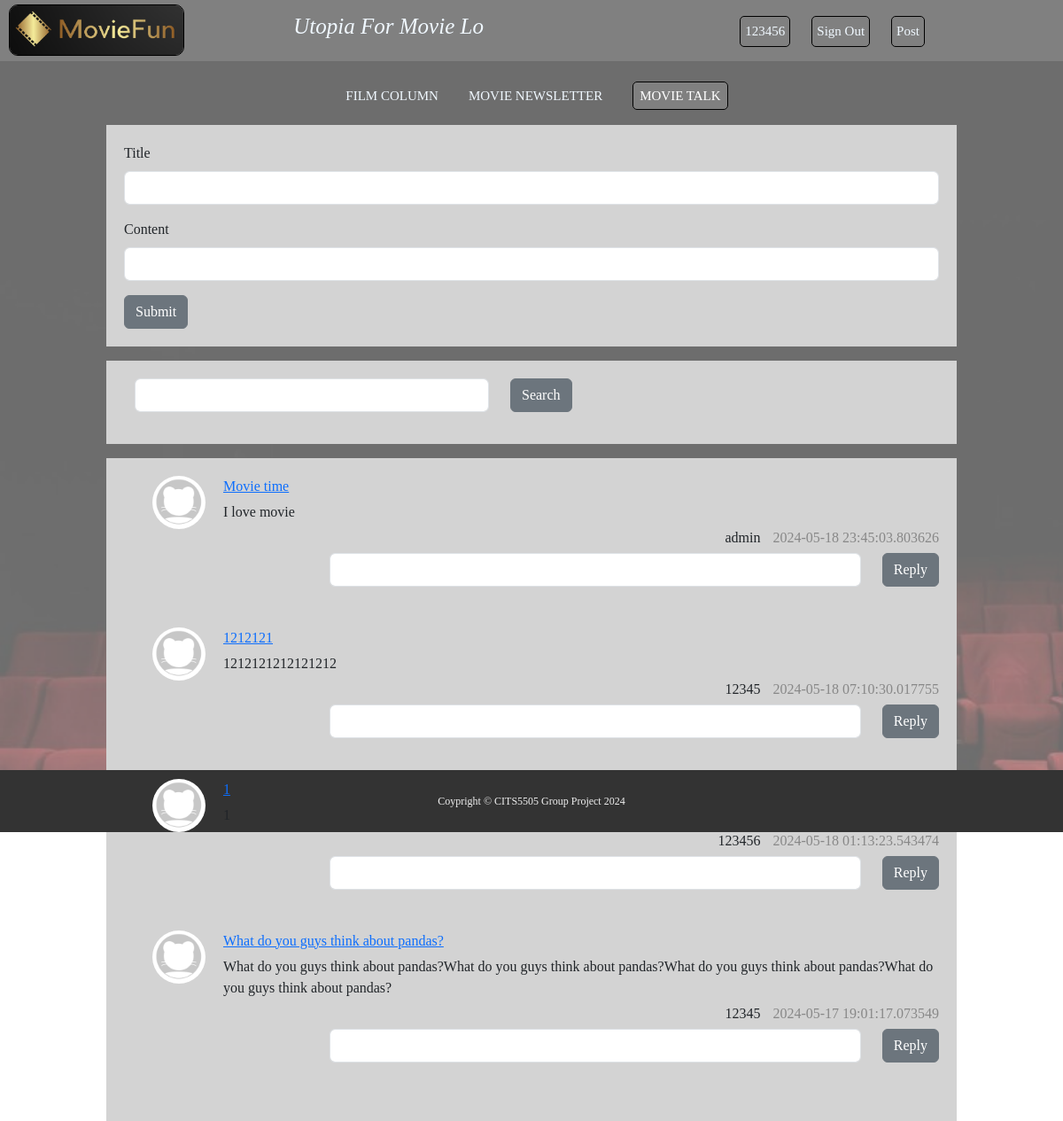
Screenshot of /qa/mt (signed in) with the database file from the repository.
### models.py (models this page shows)
class UserModel(db.Model):
    __tablename__ = "user"
    id = db.Column(db.Integer, primary_key=True, autoincrement=True)
    username = db.Column(db.String(20), nullable=False)
    password = db.Column(db.String(25), nullable=False)
    email = db.Column(db.String(50), nullable=False, unique=True)

class QuestionModel(db.Model):
    __tablename__ = "question"
    id = db.Column(db.Integer, primary_key=True, autoincrement=True)
    title = db.Column(db.String(100), nullable=False)
    content = db.Column(db.Text, nullable=False)
    create_time = db.Column(db.DateTime, default=datetime.now)
    author_id = db.Column(db.Integer, db.ForeignKey("user.id"))
    author = db.relationship(UserModel, backref="questions")

### blueprints/qa.py (the view)
@bp.route("/mt")
def index():
    questions = QuestionModel.query.order_by(QuestionModel.create_time.desc()).all()
    return render_template("movieTalk.html", questions=questions)

### app.py (called while the page is built)
@app.before_request
def my_before_request():
    user_id = session.get("user_id")
    if user_id:
        user = UserModel.query.get(user_id)
        setattr(g, "user", user)
    else:
        setattr(g, "user", None)

@app.context_processor
def my_context_processor():
    return {"user": g.user}

### templates/movieTalk.html (shortened to what this page needs)
{% extends "base.html"%}
{% block head %}
<link rel="stylesheet" type="text/css" href="{{ url_for('static', filename='css/talk-styles.css') }}">
{% endblock %}
{% block body %}
<div class="homeBody">
  <div id="nav">
    <ul>
      <li><a class="navLink" href="filmColumn.html">FILM COLUMN</a></li>
      <li><a class="navLink" href="movieNews.html">MOVIE NEWSLETTER</a></li>
      <li><a class="navLink" href="{{ url_for('movie_talk') }}" id="selfPage">MOVIE TALK</a></li>
    </ul>
  </div>
  <form class="content" action="/movieTalk" method="post">
    <div class="mb-3">
      <label for="title" class="form-label">Title</label>
      <input type="text" class="form-control" id="title" name="title" aria-describedby="title">
    </div>
    <div class="mb-3">
      <label for="content" class="form-label">Content</label>
      <input type="text" class="form-control" id="content1" name="content">
    </div>
    <button type="submit" class="btn btn-secondary">Submit</button>
  </form>
  <form class="row content" method="get" action="/movieTalk">
    <div class="col-auto">
      <input type="text" class="form-control" id="search" name="search" placeholder="" style="width: 400px">
    </div>
    <div class="col-auto">
      <button type="submit" class="btn btn-secondary mb-3">Search</button>
    </div>
  </form>
  <div class="content">
    <ul class="post">
      {% for question in questions %}
      <li>
        <div class="side-post">
          <img class="avator" src="{{ url_for('static', filename='jpg/avatar.jpeg')}}" alt="">
        </div>
        <div class="question-main">
          <div><a href="{{ url_for('qa.qa_detail', qa_id=question.id)}}">{{ question.title }}</a></div>
          <div>{{ question.content }}</div>
          <div class="question-info">
            <span class="question-author">{{ question.author.username }}</span>
            <span class="question-time">{{ question.create_time }}</span>
          </div>
          <div style="display:flex;align-items: center">
            <form class="row" method="post" action="/reply" style="margin-left: auto">
              <div class="col-auto">
                <input type="text" class="form-control" id="content" name="content" placeholder=""
                  style="width: 600px">
              </div>
              <div class="col-auto">
                <button type="submit" class="btn btn-secondary mb-3">Reply</button>
              </div>
            </form>
          </div>
        </div>
      </li>
      {% endfor %}
    </ul>
  </div>
</div>
{% endblock %}

### templates/base.html (shortened to what this page needs)
<!DOCTYPE html>
<html lang="en">
<head>
  <link href="https://cdn.jsdelivr.net/npm/bootstrap@5.3.3/dist/css/bootstrap.min.css" rel="stylesheet"
>
  <link rel="stylesheet" type="text/css" href="{{url_for('static', filename="css/index-styles.css" )}}">
  {% block head %} {% endblock%}
</head>
<body>
  <nav id="container">
    <div id="logo" class="col-md-8">
      <img src="{{ url_for('static', filename='jpg/logo.png') }}" alt="ForumLogo" id="ForumLogo">
      <p id="headP"></p>
    </div>
    <div id="login" class="col-md-4">
      <ul>
        {% if user %}
        <li><span class="logLink">{{ user.username}}</span></li>
        <li><a class="logLink" href="{{ url_for('auth.logout')}}">Sign Out</a></li>
        {% else %}
        <li><a class="logLink" href="{{ url_for('auth.login')}}">Log In</a></li>
        <li><a class="logLink" href="{{ url_for('auth.register')}}">Register</a></li>
        {% endif %}
        <li><a class="logLink" href="{{ url_for('qa.post')}}">Post</a></li>
      </ul>
    </div>
  </nav>
  {% block body %}
  {% endblock %}
  <footer>
    <div id="copyright">
      <p>
        Coypright © CITS5505 Group Project 2024
      </p>
    </div>
  </footer>
</body>
</html>

### static/css/index-styles.css (style rules this page uses)
* { margin: 0; padding: 0; box-sizing: border-box; font-family: Cambria, Cochin, Georgia, Times, "Times New Roman", serif; }
#container { background-color: grey; display: flex; flex-direction: row; padding-left: 10px; }
#logo { display: inline-block; margin: auto 0px; }
#ForumLogo { display: inline-block; width: 25%; height: auto; border: 1px solid black; border-radius: 10px; }
#headP { display: inline-block; font-size: 25px; font-style: italic; margin-left: 15%; color: aliceblue; }
#container ul { text-align: justify; }
#container li { display: inline-block; text-align: right; margin-right: 20px; border: 1px solid black; margin-top: 5%; border-radius: 5px; padding: 5px; font-size: 15px; font-family: "Roboto", sans-serif; }
.logLink { text-decoration: none; color: aliceblue; }
.homeBody { background-image: url("../jpg/bgimg.png"); background-attachment: fixed; background-size: cover; height: 800px; }
#nav ul { text-align: center; }
#nav li { display: inline-block; text-align: center; margin-right: 20px; margin-top: 2%; padding: 5px; font-size: 15px; font-family: "Roboto", sans-serif; }
.navLink { text-decoration: none; color: aliceblue; }
footer { padding-top: 10px; }
#copyright { margin-top: -10px; background-color: #333333; color: #f0f0f0; text-align: center; height: 70px; line-height: 70px; font-size: 12px; }

### static/css/talk-styles.css (style rules this page uses)
#nav ul { text-align: center; }
#nav li { display: inline-block; text-align: center; margin-right: 20px; margin-top: 2%; padding: 5px; font-size: 15px; font-family: "Roboto", sans-serif; }
.navLink { text-decoration: none; color: aliceblue; }
#selfPage { border: 1px solid black; border-radius: 5px; color: white; background-color: gray; padding: 7px; }
.content { width: 80%; margin: 0 auto; background-color: lightgrey; padding: 20px; margin-top: 16px; }
.content { list-style-type: none; }
.post li { display: flex; margin-bottom: 20px; }
.side-post { margin-right: 20px; }
.avator { width: 60px; height: 60px; border-radius: 50%; }
.question-main { flex-grow: 1; }
.question-main div { margin-bottom: 5px; }
.question-author { margin-right: 10px; }
.question-time { color: #888; }
.question-info { text-align: right; }

### rows the page displays
UserModel: username "123456"
QuestionModel: title "Movie time", content "I love movie", author.username "admin", create_time "2024-05-18 23:45:03.803626"
QuestionModel: title "1212121", content "1212121212121212", author.username "12345", create_time "2024-05-18 07:10:30.017755"
QuestionModel: title "1", author.username "123456", create_time "2024-05-18 01:13:23.543474"
QuestionModel: title "What do you guys think about pandas?", content "What do you guys think about pandas?What do you guys think about pandas?What do you guys think about pandas?What do you guys think about pandas?", author.username "12345", create_time "2024-05-17 19:01:17.073549"
